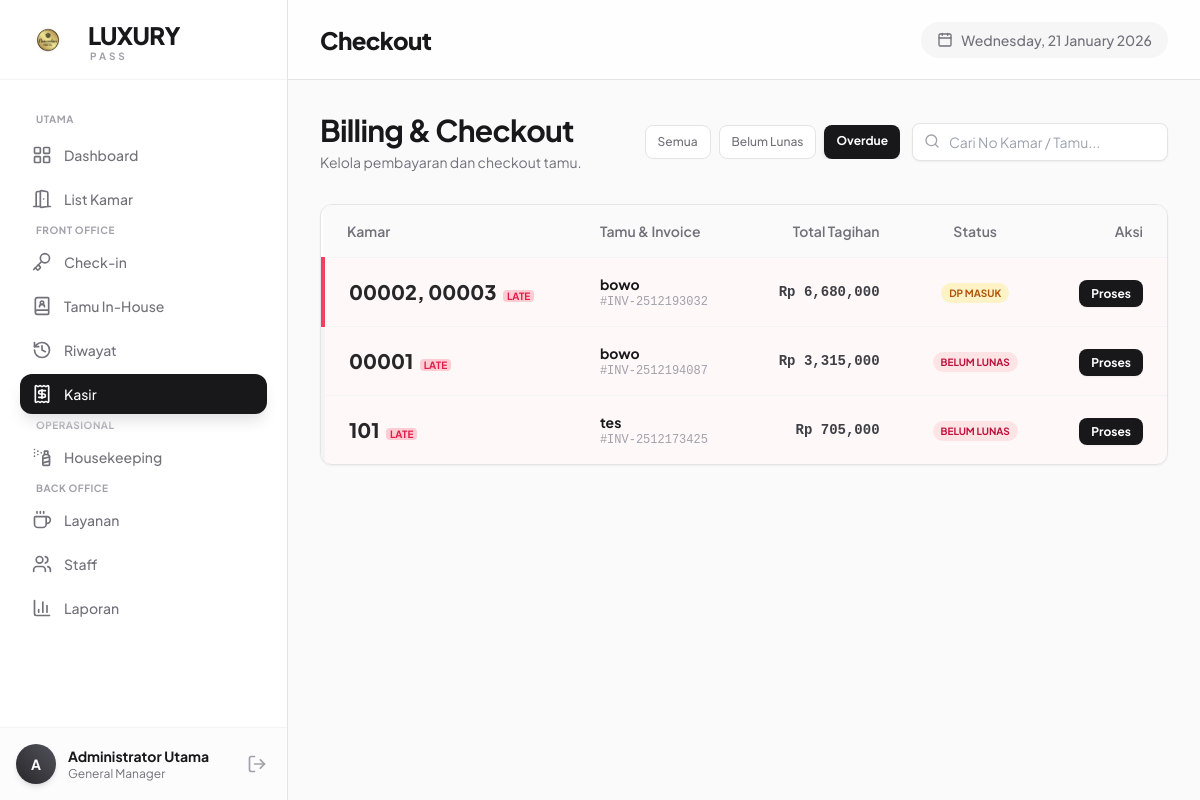
The page /index.php?modul=Checkout&aksi=index&filter=overdue (signed in) on the database its author committed.
### tables this page shows
CREATE TABLE `transaksi` (
  `id_transaksi` int NOT NULL AUTO_INCREMENT,
  `no_invoice` varchar(50) NOT NULL,
  `id_user_resepsionis` int NOT NULL,
  `id_tamu` int NOT NULL,
  `nama_tamu` varchar(100) DEFAULT NULL,
  `no_hp` varchar(20) DEFAULT NULL,
  `tgl_checkin` datetime NOT NULL,
  `tgl_checkout` datetime DEFAULT NULL,
  `total_tagihan` decimal(10,2) NOT NULL DEFAULT '0.00',
  `status_transaksi` enum('active','finished','batal') DEFAULT 'active',
  `status_bayar` enum('belum_bayar','dp','lunas') DEFAULT 'belum_bayar',
  `created_at` timestamp NULL DEFAULT CURRENT_TIMESTAMP,
  PRIMARY KEY (`id_transaksi`),
  UNIQUE KEY `no_invoice` (`no_invoice`),
  KEY `fk_transaksi_user` (`id_user_resepsionis`),
  KEY `fk_transaksi_tamu` (`id_tamu`),
  CONSTRAINT `fk_transaksi_tamu` FOREIGN KEY (`id_tamu`) REFERENCES `tamu` (`id_tamu`),
  CONSTRAINT `fk_transaksi_user` FOREIGN KEY (`id_user_resepsionis`) REFERENCES `users` (`id_user`)
);

### controllers/Checkout/CheckoutController.php (called while the page is built, shortened)
<?php
class CheckoutController {
    private $db;
    public function __construct() {
        $this->db = new Database();
    }
    public function index() {
        $filter = $_GET['filter'] ?? 'all';
        $sql = "SELECT * FROM v_invoice_list WHERE status_transaksi = 'active' ORDER BY tgl_checkin DESC";
        $raw_data = $this->db->query($sql)->fetchAll(PDO::FETCH_ASSOC);
        $data_to_view = [];
        $current_time = time();
        foreach ($raw_data as $d) {
            $checkout_timestamp = strtotime($d['tgl_estimasi_checkout']);
            $is_unpaid = ($d['status_bayar'] != 'lunas');
            $is_overdue = ($current_time > $checkout_timestamp && $is_unpaid);
            $pass_filter = false;
            if ($filter == 'overdue' && $is_overdue) {
                $pass_filter = true;
            } elseif ($filter == 'unpaid' && $is_unpaid) {
                $pass_filter = true;
            } elseif ($filter == 'all') {
                $pass_filter = true;
            }
            if ($pass_filter) {
                $data_to_view[] = $d;
            }
        }
        $this->view('Checkout/index', ['data' => $data_to_view, 'filter' => $filter]);
    }
    private function view($p, $d) { extract($d); include 'views/Layout/header.php'; include 'views/Layout/sidebar.php'; include "views/$p.php"; include 'views/Layout/footer.php'; }
}
?>

### config/Database.php (called while the page is built, shortened)
<?php
class Database {
    private $host = '1j8pl4.h.filess.io';
    private $user = 'perhotelan_islandsame';
    private $pass = 'f233af60e12348708637ab4f7cd2b8b8bdde631c';
    private $db   = 'perhotelan_islandsame';
    private $port = '61002';
    public $conn;
    public function __construct() {
        $dsn = "mysql:host={$this->host};port={$this->port};dbname={$this->db};charset=utf8mb4";
        try {
            $this->conn = new PDO($dsn, $this->user, $this->pass, [
                PDO::ATTR_ERRMODE => PDO::ERRMODE_EXCEPTION,
                PDO::ATTR_DEFAULT_FETCH_MODE => PDO::FETCH_ASSOC
            ]);
        } catch (PDOException $e) {
            die("Koneksi Database Gagal: " . $e->getMessage());
        }
    }
    public function query($sql) { return $this->conn->query($sql); }
}
?>

### views/Checkout/index.php (the view, shortened to what this page needs)
<div class="flex flex-col md:flex-row md:items-center justify-between gap-4 mb-8">
    <div>
        <h1 class="text-2xl md:text-3xl font-bold tracking-tight text-zinc-900">Billing & Checkout</h1>
        <p class="text-zinc-500 mt-1 text-sm">Kelola pembayaran dan checkout tamu.</p>
    </div>
    <div class="flex flex-col sm:flex-row items-center gap-3 w-full md:w-auto">
        <div class="flex gap-2 overflow-x-auto w-full sm:w-auto pb-2 sm:pb-0 no-scrollbar">
            <?php
                $currentFilter = $filter ?? 'all';
                function getFilterClass($target, $current) {
                    return $target == $current
                        ? "bg-zinc-900 text-white shadow-md font-bold"
                        : "bg-white text-zinc-500 hover:text-zinc-900 hover:bg-zinc-50 font-medium border border-zinc-200";
                }
            ?>
            <a href="index.php?modul=Checkout&aksi=index&filter=all"
               class="px-3 py-2 text-xs rounded-lg transition-all whitespace-nowrap flex-shrink-0 <?= getFilterClass('all', $currentFilter) ?>">
               Semua
            </a>
            <a href="index.php?modul=Checkout&aksi=index&filter=unpaid"
               class="px-3 py-2 text-xs rounded-lg transition-all whitespace-nowrap flex-shrink-0 <?= getFilterClass('unpaid', $currentFilter) ?>">
               Belum Lunas
            </a>
            <a href="index.php?modul=Checkout&aksi=index&filter=overdue"
               class="px-3 py-2 text-xs rounded-lg transition-all whitespace-nowrap flex-shrink-0 <?= getFilterClass('overdue', $currentFilter) ?>">
               Overdue
            </a>
        </div>
        <div class="relative w-full sm:w-64">
            <i data-lucide="search" class="absolute left-3 top-2.5 w-4 h-4 text-zinc-400"></i>
            <input type="text" id="billSearch" placeholder="Cari No Kamar / Tamu..."
                   class="pl-9 pr-4 py-2 w-full rounded-lg border border-zinc-200 text-sm focus:border-zinc-900 shadow-sm">
        </div>
    </div>
</div>
<div class="bg-white rounded-xl border border-zinc-200 overflow-hidden shadow-sm">
    <div class="overflow-x-auto w-full">
        <table class="w-full text-sm text-left whitespace-nowrap">
            <thead class="bg-zinc-50 border-b border-zinc-100">
                <tr>
                    <th class="px-6 py-4 font-semibold text-zinc-500">Kamar</th>
                    <th class="px-6 py-4 font-semibold text-zinc-500">Tamu & Invoice</th>
                    <th class="px-6 py-4 font-semibold text-zinc-500 text-right">Total Tagihan</th>
                    <th class="px-6 py-4 font-semibold text-zinc-500 text-center">Status</th>
                    <th class="px-6 py-4 font-semibold text-zinc-500 text-right">Aksi</th>
                </tr>
            </thead>
            <tbody class="divide-y divide-zinc-100" id="billTable">
                <?php if(empty($data)): ?>
                    <tr>
                        <td colspan="5" class="py-12 text-center text-zinc-400">
                            <p>Tidak ada tagihan aktif.</p>
                        </td>
                    </tr>
                <?php else: ?>
                    <?php foreach($data as $d): ?>
                    <?php
                        $isOverdue = (strtotime(date('Y-m-d H:i:s')) > strtotime($d['tgl_estimasi_checkout']) && $d['status_bayar'] != 'lunas');
                        $rowClass = $isOverdue ? 'bg-rose-50/50 border-l-4 border-rose-500' : '';
                        $statusLabel = match($d['status_bayar']) { 'lunas'=>'Lunas', 'dp'=>'DP Masuk', default=>'Belum Lunas' };
                        $badgeClass = match($d['status_bayar']) {
                            'lunas' => 'bg-emerald-100 text-emerald-700',
                            'dp'    => 'bg-amber-100 text-amber-700',
                            default => 'bg-rose-100 text-rose-700'
                        };
                    ?>
                    <tr class="hover:bg-zinc-50 transition-colors group <?= $rowClass ?>">
                        <td class="px-6 py-4">
                            <span class="text-xl font-black text-zinc-800 search-room"><?= $d['nomor_kamar'] ?></span>
                            <?php if($isOverdue): ?><span class="text-[10px] font-bold text-rose-600 bg-rose-200 px-1 rounded ml-1">LATE</span><?php endif; ?>
                        </td>
                        <td class="px-6 py-4">
                            <div class="flex flex-col">
                                <span class="font-bold text-zinc-900 search-name"><?= $d['nama_tamu'] ?></span>
                                <span class="text-xs text-zinc-400 font-mono">#<?= $d['no_invoice'] ?></span>
                            </div>
                        </td>
                        <td class="px-6 py-4 text-right font-mono font-bold text-zinc-700">Rp <?= number_format($d['total_tagihan']) ?></td>
                        <td class="px-6 py-4 text-center">
                            <span class="px-2 py-1 rounded-full text-[10px] font-bold uppercase <?= $badgeClass ?>"><?= $statusLabel ?></span>
                        </td>
                        <td class="px-6 py-4 text-right">
                            <a href="index.php?modul=Checkout&aksi=payment&id=<?= $d['id_transaksi'] ?>" class="px-3 py-1.5 bg-zinc-900 text-white text-xs font-bold rounded-lg hover:bg-zinc-800 shadow-sm">Proses</a>
                        </td>
                    </tr>
                    <?php endforeach; ?>
                <?php endif; ?>
            </tbody>
        </table>
    </div>
</div>

### views/layout/header.php (style rules this page uses)
body { font-family: 'Plus Jakarta Sans', sans-serif; }

### rows shown on the page
transaksi: nomor_kamar "00002, 00003", shows "LATE", nama_tamu "bowo", no_invoice "INV-2512193032", total_tagihan "6,680,000", status_bayar "DP MASUK"
transaksi: nomor_kamar "00001", shows "LATE", nama_tamu "bowo", no_invoice "INV-2512194087", total_tagihan "3,315,000", status_bayar "BELUM LUNAS"
transaksi: nomor_kamar "101", shows "LATE", nama_tamu "tes", no_invoice "INV-2512173425", total_tagihan "705,000", status_bayar "BELUM LUNAS"

### other values the page prints
$label "Dashboard List Kamar Check-in Tamu In-House Riwayat Kasir Housekeeping Layanan Staff Laporan"
substr($_SESSION['nama'] ?? 'U', 0, 1) "A"
$_SESSION['nama'] "Administrator Utama"
$_SESSION['role'] "General Manager"
$_GET['modul'] "Checkout"
